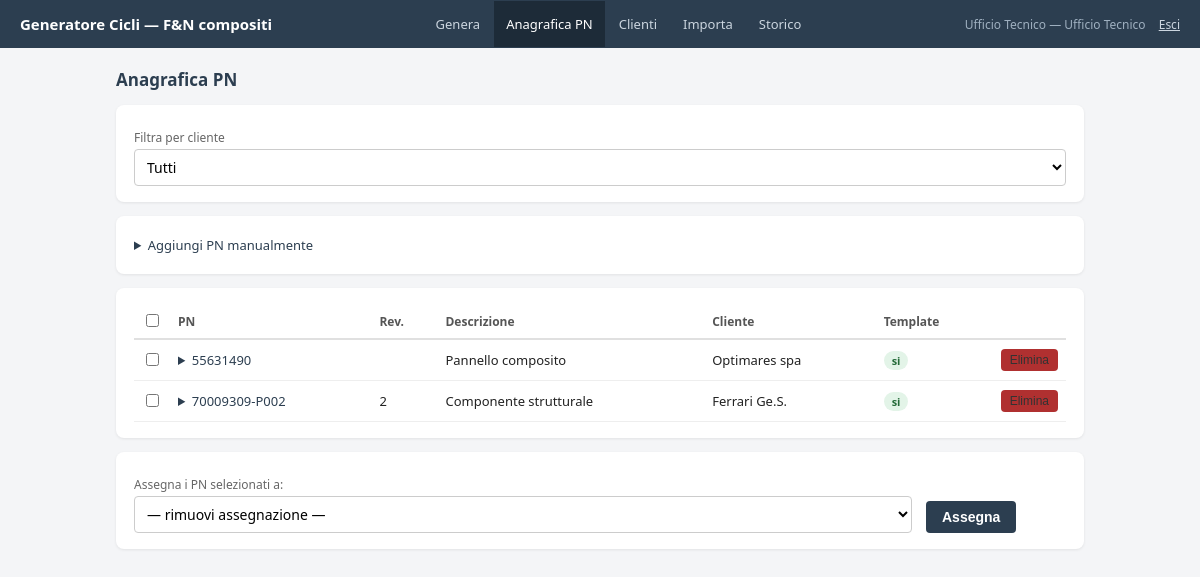
Page /pn (signed in) on the committed database.
### tables this page shows
CREATE TABLE anagrafica_pn (
    pn TEXT PRIMARY KEY,
    cliente_id INTEGER REFERENCES cliente(id) ON DELETE SET NULL,
    descrizione TEXT NOT NULL DEFAULT '',
    codice_disegno TEXT NOT NULL DEFAULT '',
    revisione TEXT NOT NULL DEFAULT '',
    unita_misura TEXT NOT NULL DEFAULT ''
);

CREATE TABLE cliente (
    id INTEGER PRIMARY KEY AUTOINCREMENT,
    nome TEXT NOT NULL UNIQUE,
    indirizzo TEXT NOT NULL DEFAULT '',
    contatti TEXT NOT NULL DEFAULT '',
    note TEXT NOT NULL DEFAULT ''
);

### web/app.py (the view)
@app.route("/pn")
@login_richiesto
def pn_elenco():
    filtro = request.args.get("cliente", "")
    if filtro == "non_assegnati":
        righe = db.pn_tutti(solo_non_assegnati=True)
    elif filtro.isdigit():
        righe = db.pn_tutti(cliente_id=int(filtro))
    else:
        righe = db.pn_tutti()
    templates = set(template_disponibili())
    return render_template("pn.html", righe=righe, clienti=db.clienti(),
                           filtro_cliente=filtro, con_template=templates,
                           n_non_assegnati=db.conta_pn_non_assegnati())

### motore/generatore.py (called while the page is built)
    @classmethod
    def da_file(cls, percorso: str | Path) -> "ConfigPN":
        percorso = Path(percorso)
        dati = json.loads(percorso.read_text(encoding="utf-8"))
        campi = [Campo(**c) for c in dati.get("campi", [])]
        return cls(
            pn=dati["pn"],
            descrizione=dati.get("descrizione", ""),
            template=dati["template"],
            campi=campi,
            pattern_nome_file=dati.get(
                "pattern_nome_file", "{ORDINE_INTERNO}_{PN}.xlsx"
            ),
            cartella=percorso.parent,
        )

### web/app.py (called while the page is built)
def template_disponibili() -> dict[str, Path]:
    risultato: dict[str, Path] = {}
    if not CARTELLA_TEMPLATES.exists():
        return risultato
    for cartella in sorted(CARTELLA_TEMPLATES.iterdir()):
        cfg = cartella / "config.json"
        if cfg.is_file():
            try:
                risultato[G.ConfigPN.da_file(cfg).pn] = cfg
            except Exception:
                traceback.print_exc()
    return risultato

def login_richiesto(vista):
    @functools.wraps(vista)
    def wrapper(*args, **kwargs):
        if "utente_id" not in session:
            return redirect(url_for("login"))
        return vista(*args, **kwargs)
    return wrapper

@app.context_processor
def variabili_comuni():
    ruolo = session.get("ruolo", "")
    return {
        "puo_redigere": permessi.puo(ruolo, "redige"),
        "puo_compilare": permessi.puo(ruolo, "compila"),
        "puo_revisionare": permessi.puo(ruolo, "revisiona"),
        "etichetta_ruolo": permessi.ETICHETTE_RUOLO.get(ruolo, ruolo),
    }

### web/db.py (called while the page is built)
def connessione() -> sqlite3.Connection:
    DB_PATH.parent.mkdir(parents=True, exist_ok=True)
    conn = sqlite3.connect(DB_PATH)
    conn.row_factory = sqlite3.Row
    conn.execute("PRAGMA foreign_keys = ON")
    return conn

def clienti() -> list[sqlite3.Row]:
    with connessione() as conn:
        return conn.execute("""
            SELECT c.*, (SELECT COUNT(*) FROM anagrafica_pn a
                         WHERE a.cliente_id = c.id) AS n_pn
            FROM cliente c ORDER BY c.nome
        """).fetchall()

def conta_pn_non_assegnati() -> int:
    with connessione() as conn:
        return conn.execute(
            "SELECT COUNT(*) AS n FROM anagrafica_pn WHERE cliente_id IS NULL"
        ).fetchone()["n"]

### web/permessi.py (called while the page is built)
def puo(ruolo: str, azione: str) -> bool:
    return azione in AZIONI_PER_RUOLO.get(ruolo, set())

### web/templates/pn.html (shortened to what this page needs)
{% extends "base.html" %}
{% set attiva = 'pn' %}
{% block contenuto %}
<h2>Anagrafica PN</h2>
<div class="card">
  <form method="get" action="{{ url_for('pn_elenco') }}">
    <div class="riga" style="align-items:flex-end">
      <div>
        <label>Filtra per cliente</label>
        <select name="cliente" onchange="this.form.submit()">
          <option value="">Tutti</option>
        </select>
      </div>
    </div>
  </form>
</div>
{% if puo_redigere %}
<div class="card">
  <details>
    <summary>Aggiungi PN manualmente</summary>
  </details>
</div>
{% endif %}
{% if righe %}
{% if puo_redigere %}
<form method="post" action="{{ url_for('pn_assegna') }}">
{% endif %}
<div class="card" style="overflow-x:auto">
  <table>
    <thead>
      <tr>
        {% if puo_redigere %}<th style="width:1%"><input type="checkbox" id="sel_tutti"></th>{% endif %}
        <th>PN</th>
        <th>Rev.</th>
        <th>Descrizione</th>
        <th>Cliente</th>
        <th>Template</th>
        {% if puo_redigere %}<th></th>{% endif %}
      </tr>
    </thead>
    <tbody>
      {% for r in righe %}
      <tr>
        {% if puo_redigere %}
        <td><input type="checkbox" name="pn_scelti" value="{{ r.pn }}"></td>
        {% endif %}
        <td>
          {% if puo_redigere %}
          <details>
            <summary>{{ r.pn }}</summary>
          </details>
          {% else %}
            {{ r.pn }}
          {% endif %}
        </td>
        <td>{{ r.revisione }}</td>
        <td>{{ r.descrizione }}</td>
        <td>{{ r.cliente_nome or '—' }}</td>
        <td>
          {% if r.pn in con_template %}
            <span class="badge ok">si</span>
          {% else %}
            <span class="badge neutro">no</span>
          {% endif %}
        </td>
        {% if puo_redigere %}
        <td style="width:1%">
          <form method="post" action="{{ url_for('pn_elimina', pn=r.pn) }}"
                onsubmit="return confirm('Rimuovere {{ r.pn }} dall\\'anagrafica?')">
            <button type="submit" class="chiaro piccolo pericolo">Elimina</button>
          </form>
        </td>
        {% endif %}
      </tr>
      {% endfor %}
    </tbody>
  </table>
</div>
{% if puo_redigere %}
  <div class="card">
    <div class="riga" style="align-items:flex-end">
      <div>
        <label>Assegna i PN selezionati a:</label>
        <select name="cliente_id">
          <option value="">— rimuovi assegnazione —</option>
        </select>
      </div>
      <div style="flex:0">
        <button type="submit">Assegna</button>
      </div>
    </div>
  </div>
</form>
{% endif %}
{% else %}
<div class="card"><p class="vuoto">Nessun PN in anagrafica per questo filtro.</p></div>
{% endif %}
{% endblock %}

### web/templates/base.html (style rules this page uses)
* { box-sizing: border-box; }
body { font-family: system-ui, -apple-system, sans-serif; background: #f4f5f7; margin: 0; color: #222; font-size: 14px; }
h2 { font-size: 17px; color: #2c3e50; margin: 0 0 14px; font-weight: 600; }
.card { background: white; border-radius: 8px; padding: 16px 18px; margin-bottom: 14px; box-shadow: 0 1px 3px rgba(0,0,0,0.08); }
label { font-size: 12px; color: #666; display: block; margin: 8px 0 3px; }
input, select, textarea { width: 100%; padding: 7px 8px; font-size: 14px; border: 1px solid #ccc; border-radius: 4px; font-family: inherit; background: white; }
input[type=checkbox] { width: auto; }
button, .bottone { padding: 8px 16px; font-size: 14px; font-weight: 600; background: #2c3e50; color: white; border: none; border-radius: 4px; cursor: pointer; text-decoration: none; display: inline-block; }
button.chiaro { background: #e4e7eb; color: #333; font-weight: 400; }
button.pericolo { background: #b03030; }
button.piccolo { padding: 4px 9px; font-size: 12px; font-weight: 400; }
table { width: 100%; border-collapse: collapse; font-size: 13px; }
th { text-align: left; font-weight: 600; color: #555; padding: 7px 8px; border-bottom: 2px solid #e0e0e0; font-size: 12px; }
td { padding: 7px 8px; border-bottom: 1px solid #eee; vertical-align: middle; }
.riga { display: flex; gap: 14px; align-items: flex-end; flex-wrap: wrap; }
.riga > * { flex: 1; min-width: 140px; }
.badge { font-size: 11px; padding: 2px 8px; border-radius: 10px; font-weight: 600; }
.badge.ok { background: #e3f4e8; color: #256b39; }
details summary { cursor: pointer; font-size: 13px; color: #2c3e50; padding: 4px 0; }

### rows in the picture
anagrafica_pn: pn "55631490", descrizione "Pannello composito", nome "Optimares spa"
anagrafica_pn: pn "70009309-P002", revisione "2", descrizione "Componente strutturale", nome "Ferrari Ge.S."

### other values in the picture
{{ session.get('nome_visualizzato') or session.get('username') }} "Ufficio Tecnico"
{{ etichetta_ruolo }} "Ufficio Tecnico"
